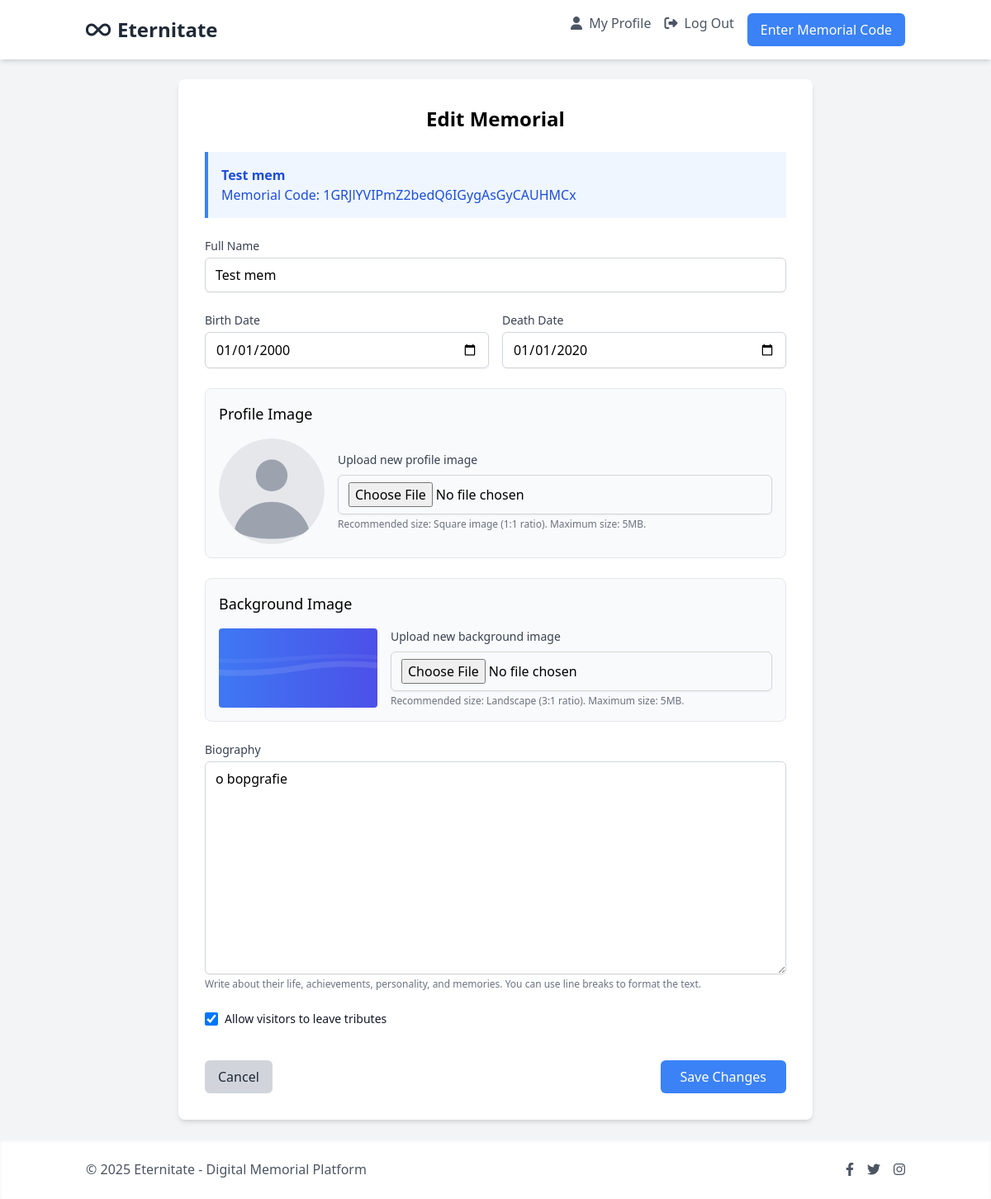
The app's page /1GRJlYVIPmZ2bedQ6IGygAsGyCAUHMCx/edit/ (signed in), older data.
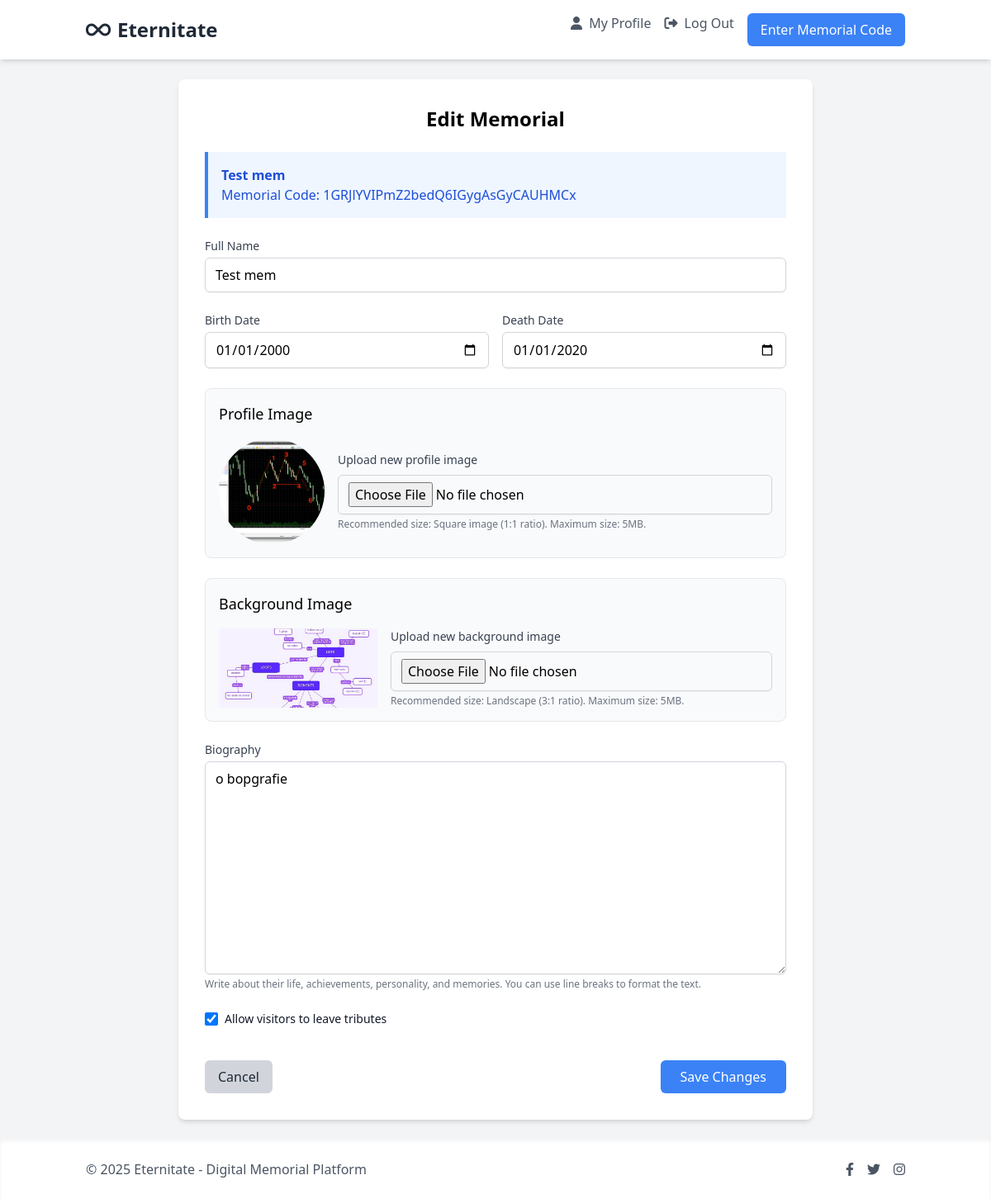
The same page, newer data.
### memorials/models.py (models this page shows, shortened)
class Memorial(models.Model):
    owner = models.ForeignKey(User, related_name='memorials', on_delete=models.CASCADE)
    profile_code = models.OneToOneField(ProfileCode, on_delete=models.CASCADE, related_name='memorial')
    full_name = models.CharField(max_length=255)
    birth_date = models.DateField(null=True, blank=True)
    death_date = models.DateField(null=True, blank=True)
    profile_image = models.ImageField(upload_to='memorials/profile_images/%Y/%m/', null=True, blank=True,
                                      help_text="Profile photo of the person being commemorated")
    background_image = models.ImageField(upload_to='memorials/background_images/%Y/%m/', null=True, blank=True,
                                         help_text="Background image for the memorial page header")
    biography = models.TextField(blank=True)
    allow_tributes = models.BooleanField(default=True)
    created_at = models.DateTimeField(auto_now_add=True)
    updated_at = models.DateTimeField(auto_now=True)

class ProfileCode(models.Model):
    code = models.CharField(max_length=32, unique=True)
    is_claimed = models.BooleanField(default=False)
    created_at = models.DateTimeField(auto_now_add=True)

### memorials/views.py (the view)
# urls.py: path('<str:code>/edit/', views.edit_memorial, name='edit_memorial'),
@login_required
def edit_memorial(request, code):
    profile_code = get_object_or_404(ProfileCode, code=code, is_claimed=True)
    memorial = get_object_or_404(Memorial, profile_code=profile_code)
    if request.user != memorial.owner:
        messages.error(request, "You don't have permission to edit this memorial.")
        return redirect('memorials:memorial_detail', code=code)
    if request.method == 'POST':
        form = MemorialEditForm(request.POST, request.FILES, instance=memorial)
        if form.is_valid():
            form.save()
            messages.success(request, "Memorial updated successfully.")
            return redirect('memorials:memorial_detail', code=code)
    else:
        form = MemorialEditForm(instance=memorial)
    return render(request, 'memorials/edit_memorial.html', {'form': form, 'memorial': memorial})

### templates/memorials/edit_memorial.html (shortened to what the changed rows need)
{% extends 'base.html' %}
{% load i18n %}
{% load static %}
{% block content %}
<div class="max-w-3xl mx-auto bg-white p-8 rounded-lg shadow-md fade-in">
    <h1 class="text-2xl font-bold text-center mb-6">{% trans "Edit Memorial" %}</h1>
    <div class="bg-blue-50 border-l-4 border-blue-500 text-blue-700 p-4 mb-6" role="alert">
        <p class="font-bold">{{ memorial.full_name }}</p>
        <p>{% trans "Memorial Code:" %} {{ memorial.profile_code.code }}</p>
    </div>
    <form class="space-y-6" method="post" action="{% url 'memorials:edit_memorial' code=memorial.profile_code.code %}" enctype="multipart/form-data">
        <div>
            <label for="id_full_name" class="block text-sm font-medium text-gray-700">
                {% trans "Full Name" %}
            </label>
            <input type="text" name="full_name" id="id_full_name" value="{{ form.full_name.value|default:'' }}" required
                   class="mt-1 block w-full px-3 py-2 border border-gray-300 rounded-md shadow-sm focus:outline-none focus:ring-blue-500 focus:border-blue-500">
        </div>
        <div class="grid grid-cols-1 md:grid-cols-2 gap-4">
            <div>
                <label for="id_birth_date" class="block text-sm font-medium text-gray-700">
                    {% trans "Birth Date" %}
                </label>
                <input type="date" name="birth_date" id="id_birth_date" value="{{ form.birth_date.value|date:'Y-m-d'|default:'' }}"
                       class="mt-1 block w-full px-3 py-2 border border-gray-300 rounded-md shadow-sm focus:outline-none focus:ring-blue-500 focus:border-blue-500">
            </div>
            <div>
                <label for="id_death_date" class="block text-sm font-medium text-gray-700">
                    {% trans "Death Date" %}
                </label>
                <input type="date" name="death_date" id="id_death_date" value="{{ form.death_date.value|date:'Y-m-d'|default:'' }}"
                       class="mt-1 block w-full px-3 py-2 border border-gray-300 rounded-md shadow-sm focus:outline-none focus:ring-blue-500 focus:border-blue-500">
            </div>
        </div>
        <div class="border p-4 rounded-lg bg-gray-50">
            <div class="flex flex-col md:flex-row gap-4 items-center">
                <div class="profile-preview">
                    {% if memorial.profile_image %}
                        <img src="{{ memorial.profile_image.url }}" alt="{{ memorial.full_name }}" class="w-32 h-32 rounded-full object-cover">
                    {% else %}
                        <img src="{% static 'img/default-profile.svg' %}" alt="Default profile" class="w-32 h-32 rounded-full object-cover">
                    {% endif %}
                </div>
                <div class="flex-1">
                    <label for="id_profile_image" class="block text-sm font-medium text-gray-700 mb-2">
                        {% trans "Upload new profile image" %}
                    </label>
                    {{ form.profile_image }}
                    <p class="mt-1 text-xs text-gray-500">
                        {% trans "Recommended size: Square image (1:1 ratio). Maximum size: 5MB." %}
                    </p>
                </div>
            </div>
        </div>
        <div class="border p-4 rounded-lg bg-gray-50">
            <div class="flex flex-col md:flex-row gap-4 items-center">
                <div class="bg-preview">
                    {% if memorial.background_image %}
                        <img src="{{ memorial.background_image.url }}" alt="Background" class="w-48 h-24 object-cover rounded">
                    {% else %}
                        <img src="{% static 'img/default-background.svg' %}" alt="Default background" class="w-48 h-24 object-cover rounded">
                    {% endif %}
                </div>
                <div class="flex-1">
                    <label for="id_background_image" class="block text-sm font-medium text-gray-700 mb-2">
                        {% trans "Upload new background image" %}
                    </label>
                    {{ form.background_image }}
                    <p class="mt-1 text-xs text-gray-500">
                        {% trans "Recommended size: Landscape (3:1 ratio). Maximum size: 5MB." %}
                    </p>
                </div>
            </div>
        </div>
        <div>
            <label for="id_biography" class="block text-sm font-medium text-gray-700">
                {% trans "Biography" %}
            </label>
            <textarea name="biography" id="id_biography" rows="10"
                      class="mt-1 block w-full px-3 py-2 border border-gray-300 rounded-md shadow-sm focus:outline-none focus:ring-blue-500 focus:border-blue-500">{{ form.biography.value|default:'' }}</textarea>
            <p class="mt-1 text-xs text-gray-500">
                {% trans "Write about their life, achievements, personality, and memories. You can use line breaks to format the text." %}
            </p>
        </div>
    </form>
</div>
{% endblock %}

Row changes from the older to the newer data that the page shows:
changed Memorial "Test mem": profile_image: picture added; background_image: picture added
